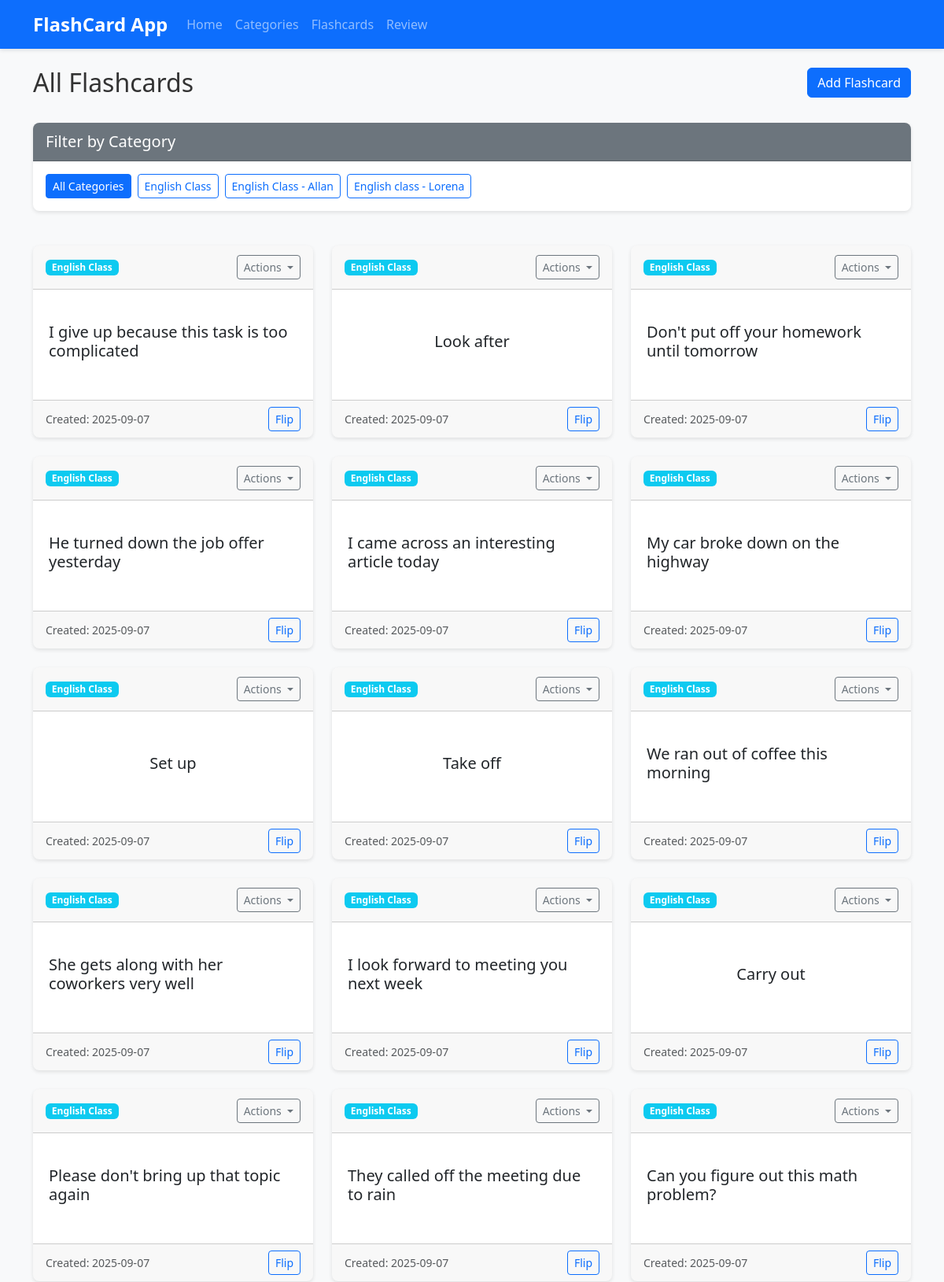
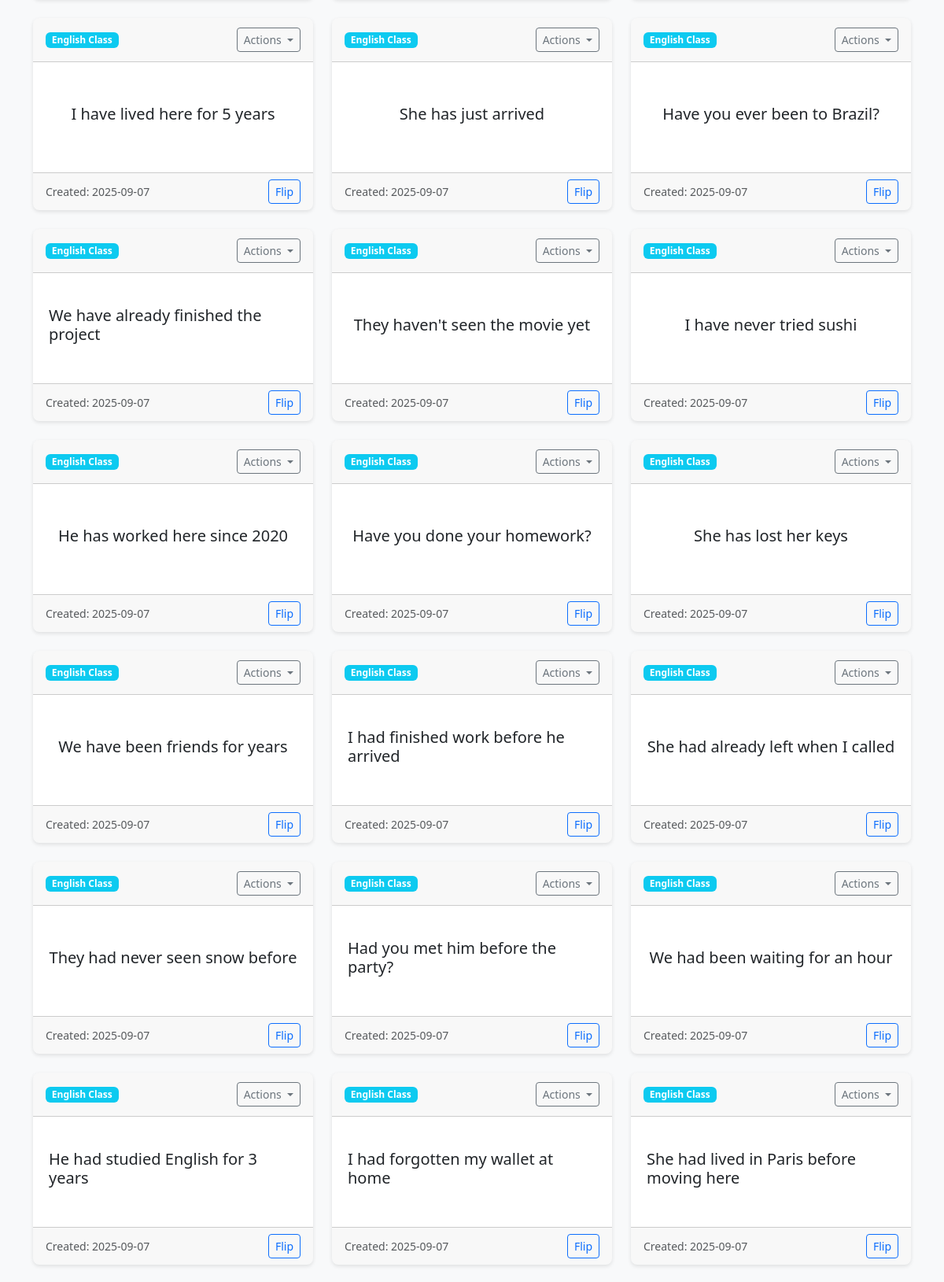
/flashcards (upper part), run on the app's committed database (2 pictures, top to bottom).
### tables this page shows
CREATE TABLE categories (
        id INTEGER PRIMARY KEY AUTOINCREMENT,
        name TEXT NOT NULL UNIQUE,
        description TEXT
    );

CREATE TABLE flashcards (
        id INTEGER PRIMARY KEY AUTOINCREMENT,
        category_id INTEGER,
        front_content TEXT NOT NULL,
        back_content TEXT NOT NULL,
        created_at TIMESTAMP DEFAULT CURRENT_TIMESTAMP,
        last_reviewed TIMESTAMP,
        review_count INTEGER DEFAULT 0,
        difficulty_level INTEGER DEFAULT 0,
        FOREIGN KEY (category_id) REFERENCES categories (id)
    );

### app.py (the view)
@app.route('/flashcards')
def list_flashcards():
    category_id = request.args.get('category_id', type=int)
    categories = category_model.get_all_categories()
    if category_id:
        flashcards = flashcard_model.get_all_flashcards(category_id)
        selected_category = category_model.get_category_by_id(category_id)
    else:
        flashcards = flashcard_model.get_all_flashcards()
        selected_category = None
    return render_template('flashcards.html',
                           flashcards=flashcards,
                           categories=categories,
                           selected_category=selected_category)

### app.py (called while the page is built)
@app.context_processor
def inject_now():
    return {'now': datetime.datetime.now()}

### models.py (called while the page is built)
    def get_connection(self):
        conn = sqlite3.connect(self.db_path)
        conn.row_factory = sqlite3.Row  # This allows accessing columns by name
        return conn

    def close_connection(self, conn):
        if conn:
            conn.close()

    def get_all_categories(self):
        conn = self.db_manager.get_connection()
        cursor = conn.cursor()
        cursor.execute('SELECT * FROM categories ORDER BY name')
        categories = cursor.fetchall()
        self.db_manager.close_connection(conn)
        return categories

    def get_all_flashcards(self, category_id=None):
        conn = self.db_manager.get_connection()
        cursor = conn.cursor()
        if category_id:
            cursor.execute('''
                SELECT f.*, c.name as category_name
                FROM flashcards f
                LEFT JOIN categories c ON f.category_id = c.id
                WHERE f.category_id = ?
                ORDER BY f.created_at DESC
            ''', (category_id,))
        else:
            cursor.execute('''
                SELECT f.*, c.name as category_name
                FROM flashcards f
                LEFT JOIN categories c ON f.category_id = c.id
                ORDER BY f.created_at DESC
            ''')
        flashcards = cursor.fetchall()
        self.db_manager.close_connection(conn)
        return flashcards

### templates/flashcards.html (shortened to what this page needs)
{% extends 'base.html' %}
{% block content %}
<div class="row mb-4">
    <div class="col-md-8">
        <h2>
            {% if selected_category %}
                Flashcards in {{ selected_category.name }}
            {% else %}
                All Flashcards
            {% endif %}
        </h2>
    </div>
    <div class="col-md-4 text-md-end">
        <a href="{{ url_for('add_flashcard') }}" class="btn btn-primary">Add Flashcard</a>
    </div>
</div>
<div class="row mb-4">
    <div class="col-md-12">
        <div class="card">
            <div class="card-header bg-secondary text-white">
                <h3 class="h5 mb-0">Filter by Category</h3>
            </div>
            <div class="card-body">
                <div class="d-flex flex-wrap gap-2">
                    <a href="{{ url_for('list_flashcards') }}" class="btn btn-sm {% if not selected_category %}btn-primary{% else %}btn-outline-primary{% endif %}">
                        All Categories
                    </a>
                    {% for category in categories %}
                    <a href="{{ url_for('list_flashcards', category_id=category.id) }}"
                       class="btn btn-sm {% if selected_category and selected_category.id == category.id %}btn-primary{% else %}btn-outline-primary{% endif %}">
                        {{ category.name }}
                    </a>
                    {% endfor %}
                </div>
            </div>
        </div>
    </div>
</div>
{% if flashcards %}
<div class="row row-cols-1 row-cols-md-2 row-cols-lg-3 g-4">
    {% for card in flashcards %}
    <div class="col">
        <div class="card h-100 flashcard">
            <div class="card-header d-flex justify-content-between align-items-center">
                <span class="badge bg-{% if card.category_name %}info{% else %}secondary{% endif %}">
                    {{ card.category_name or 'Uncategorized' }}
                </span>
                <div class="dropdown">
                    <button class="btn btn-sm btn-outline-secondary dropdown-toggle" type="button" data-bs-toggle="dropdown">
                        Actions
                    </button>
                </div>
            </div>
            <div class="card-body flashcard-content" data-id="{{ card.id }}">
                <div class="flashcard-front">
                    <h5 class="card-title">{{ card.front_content }}</h5>
                </div>
            </div>
            <div class="card-footer d-flex justify-content-between align-items-center">
                <small class="text-muted">Created: {{ card.created_at[:10] }}</small>
                <button class="btn btn-sm btn-outline-primary flip-btn">Flip</button>
            </div>
        </div>
    </div>
    {% endfor %}
</div>
{% endif %}
{% endblock %}

### static/css/style.css (style rules this page uses)
body { font-family: 'Segoe UI', Tahoma, Geneva, Verdana, sans-serif; background-color: #f8f9fa; color: #333; }
.card { border-radius: 8px; overflow: hidden; margin-bottom: 20px; border: none; box-shadow: 0 2px 5px rgba(0,0,0,0.1); }
.card-header { font-weight: 600; padding: 12px 16px; }
.flashcard { transition: transform 0.3s ease, box-shadow 0.3s ease; }
.flashcard-content { min-height: 120px; display: flex; align-items: center; justify-content: center; padding: 20px; }
.flip-btn { transition: all 0.2s ease; }

### data on the page
categories: name "English Class"
categories: name "English Class - Allan"
categories: name "English class - Lorena"
flashcards: name "English Class", front_content "I give up because this task is too complicated", created_at "2025-09-07"
flashcards: name "English Class", front_content "Look after", created_at "2025-09-07"
flashcards: name "English Class", front_content "Don't put off your homework until tomorrow", created_at "2025-09-07"
flashcards: name "English Class", front_content "He turned down the job offer yesterday", created_at "2025-09-07"
flashcards: name "English Class", front_content "I came across an interesting article today", created_at "2025-09-07"
flashcards: name "English Class", front_content "My car broke down on the highway", created_at "2025-09-07"
flashcards: name "English Class", front_content "Set up", created_at "2025-09-07"
flashcards: name "English Class", front_content "Take off", created_at "2025-09-07"
flashcards: name "English Class", front_content "We ran out of coffee this morning", created_at "2025-09-07"
flashcards: name "English Class", front_content "She gets along with her coworkers very well", created_at "2025-09-07"
flashcards: name "English Class", front_content "I look forward to meeting you next week", created_at "2025-09-07"
flashcards: name "English Class", front_content "Carry out", created_at "2025-09-07"
flashcards: name "English Class", front_content "Please don't bring up that topic again", created_at "2025-09-07"
flashcards: name "English Class", front_content "They called off the meeting due to rain", created_at "2025-09-07"
flashcards: name "English Class", front_content "Can you figure out this math problem?", created_at "2025-09-07"
flashcards: name "English Class", front_content "I have lived here for 5 years", created_at "2025-09-07"
flashcards: name "English Class", front_content "She has just arrived", created_at "2025-09-07"
flashcards: name "English Class", front_content "Have you ever been to Brazil?", created_at "2025-09-07"
flashcards: name "English Class", front_content "We have already finished the project", created_at "2025-09-07"
flashcards: name "English Class", front_content "They haven't seen the movie yet", created_at "2025-09-07"
flashcards: name "English Class", front_content "I have never tried sushi", created_at "2025-09-07"
flashcards: name "English Class", front_content "He has worked here since 2020", created_at "2025-09-07"
flashcards: name "English Class", front_content "Have you done your homework?", created_at "2025-09-07"
flashcards: name "English Class", front_content "She has lost her keys", created_at "2025-09-07"
flashcards: name "English Class", front_content "We have been friends for years", created_at "2025-09-07"
flashcards: name "English Class", front_content "I had finished work before he arrived", created_at "2025-09-07"
flashcards: name "English Class", front_content "She had already left when I called", created_at "2025-09-07"
flashcards: name "English Class", front_content "They had never seen snow before", created_at "2025-09-07"
flashcards: name "English Class", front_content "Had you met him before the party?", created_at "2025-09-07"
flashcards: name "English Class", front_content "We had been waiting for an hour", created_at "2025-09-07"
flashcards: name "English Class", front_content "He had studied English for 3 years", created_at "2025-09-07"
flashcards: name "English Class", front_content "I had forgotten my wallet at home", created_at "2025-09-07"
flashcards: name "English Class", front_content "She had lived in Paris before moving here", created_at "2025-09-07"
